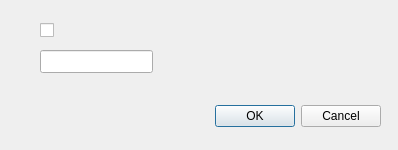
<?xml version="1.0" encoding="UTF-8"?>
<ui version="4.0">
 <class>QVertexDialogBase</class>
 <widget class="QDialog" name="QVertexDialogBase">
  <property name="geometry">
   <rect>
    <x>0</x>
    <y>0</y>
    <width>398</width>
    <height>150</height>
   </rect>
  </property>
  <property name="windowTitle">
   <string>qVertex</string>
  </property>
  <widget class="QDialogButtonBox" name="button_box">
   <property name="geometry">
    <rect>
     <x>20</x>
     <y>100</y>
     <width>361</width>
     <height>32</height>
    </rect>
   </property>
   <property name="orientation">
    <enum>Qt::Horizontal</enum>
   </property>
   <property name="standardButtons">
    <set>QDialogButtonBox::Cancel|QDialogButtonBox::Ok</set>
   </property>
  </widget>
  <widget class="QCheckBox" name="checkBox">
   <property name="geometry">
    <rect>
     <x>40</x>
     <y>20</y>
     <width>85</width>
     <height>21</height>
    </rect>
   </property>
   <property name="text">
    <string/>
   </property>
  </widget>
  <widget class="QLineEdit" name="lineEdit">
   <property name="geometry">
    <rect>
     <x>40</x>
     <y>50</y>
     <width>113</width>
     <height>23</height>
    </rect>
   </property>
  </widget>
 </widget>
 <resources/>
 <connections>
  <connection>
   <sender>button_box</sender>
   <signal>accepted()</signal>
   <receiver>QVertexDialogBase</receiver>
   <slot>accept()</slot>
   <hints>
    <hint type="sourcelabel">
     <x>20</x>
     <y>20</y>
    </hint>
    <hint type="destinationlabel">
     <x>20</x>
     <y>20</y>
    </hint>
   </hints>
  </connection>
  <connection>
   <sender>button_box</sender>
   <signal>rejected()</signal>
   <receiver>QVertexDialogBase</receiver>
   <slot>reject()</slot>
   <hints>
    <hint type="sourcelabel">
     <x>20</x>
     <y>20</y>
    </hint>
    <hint type="destinationlabel">
     <x>20</x>
     <y>20</y>
    </hint>
   </hints>
  </connection>
 </connections>
</ui>
